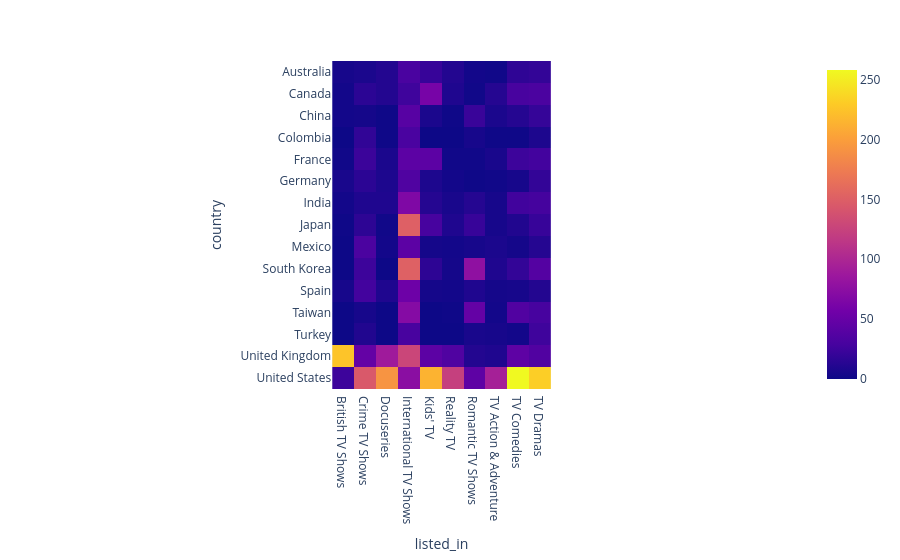

The cell this chart's notebook holds for it:
### Code cell
df_heatmap = df_map_listed.copy()
df_heatmap = df_heatmap[df_heatmap["type"] == "TV Show"]

top_countries = df_heatmap["country"].value_counts().head(15).index
top_listed = df_heatmap["listed_in"].value_counts().head(10).index

df_heatmap = df_heatmap[
    df_heatmap["country"].isin(top_countries) &
    df_heatmap["listed_in"].isin(top_listed)
]

df_heatmap = (
    df_heatmap.groupby(["listed_in", "country"])
    .agg(Total=("show_id", "count"))
    .reset_index()
)

df_heatmap = df_heatmap.pivot(
    index="country",
    columns="listed_in",
    values="Total"
).fillna(0)

fig = px.imshow(df_heatmap)
fig.show()

### Figure 1 — Plotly figure (JSON) as saved in the notebook; plotly's stock layout.template omitted (floating-point values rounded to 4 significant figures; data arrays with more than 128 entries replaced by an {"elided": "..."} marker saying what was removed)
{"data": [{"coloraxis": "coloraxis", "hovertemplate": "listed_in: %{x}<br>country: %{y}<br>color: %{z}<extra></extra>", "name": "0", "type": "heatmap", "x": ["British TV Shows", "Crime TV Shows", "Docuseries", "International TV Shows", "Kids' TV", "Reality TV", "Romantic TV Shows", "TV Action & Adventure", "TV Comedies", "TV Dramas"], "xaxis": "x", "y": ["Australia", "Canada", "China", "Colombia", "France", "Germany", "India", "Japan", "Mexico", "South Korea", "Spain", "Taiwan", "Turkey", "United Kingdom", "United States"], "yaxis": "y", "z": {"elided": "15x10 float values"}}], "layout": {"coloraxis": {"colorscale": [[0, "#0d0887"], [0.1111, "#46039f"], [0.2222, "#7201a8"], [0.3333, "#9c179e"], [0.4444, "#bd3786"], [0.5556, "#d8576b"], [0.6667, "#ed7953"], [0.7778, "#fb9f3a"], [0.8889, "#fdca26"], [1, "#f0f921"]]}, "margin": {"t": 60}, "xaxis": {"anchor": "y", "constrain": "domain", "domain": [0, 1], "scaleanchor": "y", "title": {"text": "listed_in"}}, "yaxis": {"anchor": "x", "autorange": "reversed", "constrain": "domain", "domain": [0, 1], "title": {"text": "country"}}}}
